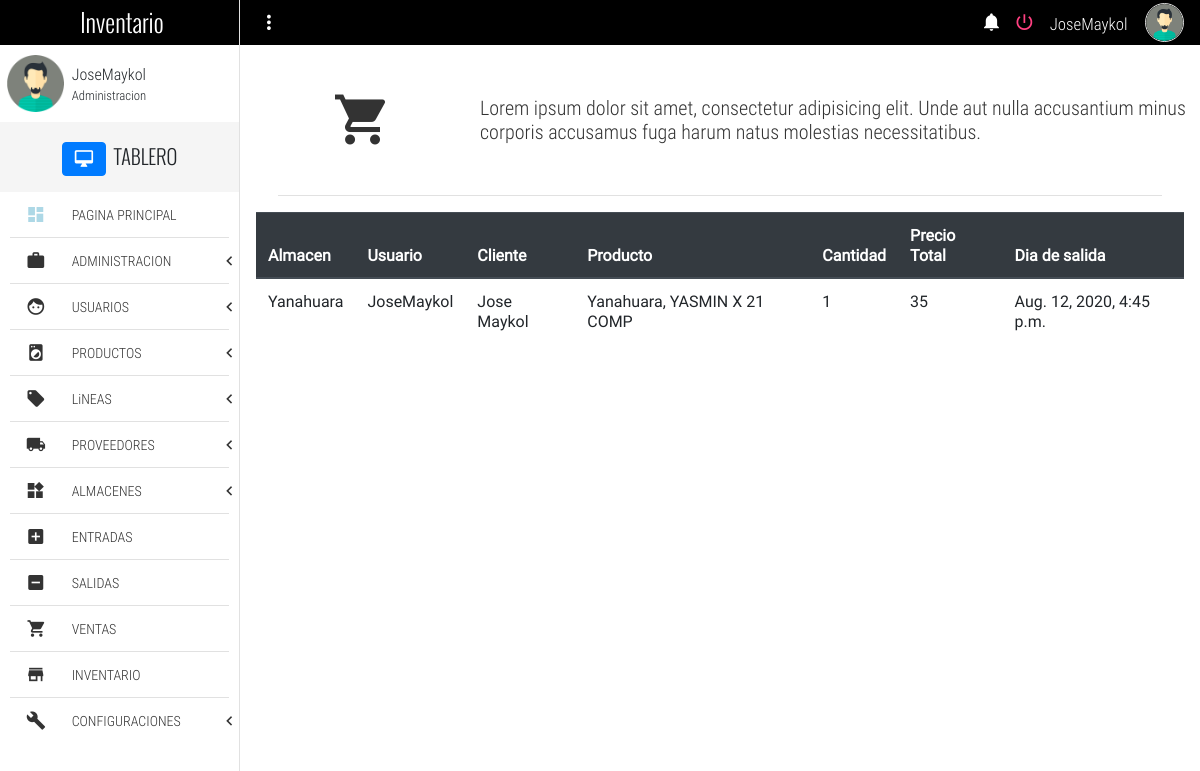
Page /sales (signed in) on the committed database.
### Inventario/models.py (models this page shows, shortened)
class Sale(models.Model):
    user_name =  models.ForeignKey(User,on_delete= models.SET_DEFAULT, verbose_name= "Usuario", default= None)
    client = models.ForeignKey(Client, on_delete = models.SET_DEFAULT, default= None, verbose_name= "Cliente", null= True)
    product = models.ForeignKey(Inventory, on_delete= models.SET_DEFAULT, verbose_name= "Producto", default= None)
    store = models.ForeignKey(Store, on_delete = models.SET_DEFAULT, verbose_name= "Almacen", default= None)
    cant =  models.PositiveIntegerField(null= True, verbose_name= "Cantidad")
    created_at = models.DateTimeField(auto_now_add=True, null= True,verbose_name= "Fecha de venta")
    total_price = models.PositiveIntegerField(null = True, verbose_name= "Precio total", blank = True)
    class Meta:
        verbose_name = "Salida"
        verbose_name_plural =  "Salidas"

class Store(models.Model):
    store_name = models.CharField(null= True, max_length= 50, verbose_name= "Nombre de almacen")
    location = models.CharField(null= True, max_length= 100, verbose_name= "Ubicacion")
    def __str__(self):
        return self.store_name
    class Meta:
        verbose_name = "Almacen"
        verbose_name_plural = "Almacenes"

class Client(models.Model):
    customer_name =  models.CharField(max_length= 60, null= True, verbose_name= "Nombre del cliente")
    phone = models.CharField(max_length=20, null= True, verbose_name= "Numero de telefono")
    email = models.EmailField(null= True, verbose_name= "Correo electronico")
    razon_social = models.CharField(max_length=200,null=True, verbose_name="Razon social")
    RUC =models.CharField(null=True, max_length=11,verbose_name="RUC")
    def __str__(self):
        return self.customer_name
    class Meta:
        verbose_name = "Cliente"
        verbose_name_plural = "Clientes"

class Inventory(models.Model):
    store = models.CharField(max_length = 50, null= True, verbose_name= "Almacen")
    product = models.ForeignKey(Entry, on_delete= models.SET_DEFAULT, default= None, null= True)
    cant = models.PositiveIntegerField(null= True, verbose_name= "Cantidad")
    name_product =  models.CharField(max_length= 100, null= True, verbose_name= "Producto")
    presentation = models.CharField(max_length= 110, null = True, verbose_name= "Presentación")
    price_product = models.PositiveIntegerField(null= True, verbose_name = "Precio del producto")
    providers = models.CharField(null = True, verbose_name= "Proveedor", max_length= 100)
    line = models.CharField(max_length= 100,null = True, verbose_name= "Linea del producto")
    entry_date = models.DateTimeField(auto_now_add=True, null= True,verbose_name= "Fecha de entrada")
    def __str__(self):
        return f'{self.store}, {self.name_product}'

### Inventario/views.py (the view)
# urls.py: path('sales', views.sales, name = 'sales'),
def sales(request):
    sales = Sale.objects.all()
    return render(request,'sales.html',{'sales':sales})

### Templates/sales.html (shortened to what this page needs)
{% extends 'base.html' %}
{% block content %}
	<section class="full-width pageContent">
		<section class="full-width header-well">
			<div class="full-width header-well-icon">
				<i class="zmdi zmdi-shopping-cart"></i>
			</div>
			<div class="full-width header-well-text">
				<p class="text-condensedLight">
					Lorem ipsum dolor sit amet, consectetur adipisicing elit. Unde aut nulla accusantium minus corporis accusamus fuga harum natus molestias necessitatibus.
				</p>
			</div>
		</section>
		<div class="full-width divider-menu-h"></div>
		<div class="mdl-grid">
			<div class="mdl-cell mdl-cell--4-col-phone mdl-cell--8-col-tablet mdl-cell--12-col-desktop">
				<table class="table">
					<thead class="thead-dark">
					  <tr>
						<th scope="col">Almacen</th>
						<th scope="col">Usuario</th>
						<th scope="col">Cliente</th>
						<th scope="col">Producto</th>
						<th scope="col">Cantidad</th>
						<th scope="col">Precio Total</th>
						<th scope="col">Dia de salida</th>
					  </tr>
					</thead>
					<tbody>
					{% for s in sales%}
					  <tr>
						<td>{{s.store}}</td>
						<td>{{s.user_name}}</td>
						<td>{{s.client}}</td>
						<td>{{s.product}}</td>
						<td>{{s.cant}}</td>
						<td>{{s.total_price}}</td>
						<td>{{s.created_at}}</td>
					  </tr>
					{% endfor %}
					</tbody>
				</table>
			</div>
		</div>
	</section>
{% endblock %}

### Templates/base.html (shortened to what this page needs)
{% load static %}
{% if user.is_authenticated %}
<!DOCTYPE html>
<html lang="es">
<head>
	<link rel="stylesheet" href="https://maxcdn.bootstrapcdn.com/bootstrap/4.5.2/css/bootstrap.min.css">
	<link rel="stylesheet" href="{% static 'css/normalize.css' %}">
	<link rel="stylesheet" href="{% static 'css/sweetalert2.css' %}">
	<link rel="stylesheet" href="{% static 'css/material.min.css'%}">
	<link rel="stylesheet" href="{% static 'css/material-design-iconic-font.min.css' %}">
	<link rel="stylesheet" href="{% static 'css/jquery.mCustomScrollbar.css' %}">
	<link rel="stylesheet" href="{% static 'css/main.css' %}">
</head>
<body>
	<div class="full-width navBar">
		<div class="full-width navBar-options">
			<i class="zmdi zmdi-more-vert btn-menu" id="btn-menu"></i>
			<nav class="navBar-options-list">
				<ul class="list-unstyle ">
					<li class="btn-Notification" id="notifications">
						<i class="zmdi zmdi-notifications"></i>
					</li>
					<li id="logout">
						<a href="logout">
							<i class="zmdi zmdi-power"></i>
						</a>
					</li>
					<li class="text-condensedLight noLink" ><small>{{user.username}}</small></li>
					<li class="noLink">
						<figure>
							<img src="{% static 'assets/img/avatar-male.png' %}" alt="Avatar" class="img-responsive">
						</figure>
					</li>
				</ul>
			</nav>
		</div>
	</div>
	<section class="full-width navLateral">
		<div class="full-width navLateral-bg btn-menu"></div>
		<div class="full-width navLateral-body">
			<div class="full-width navLateral-body-logo text-center tittles">
				 Inventario
			</div>
			<figure class="full-width" style="height: 77px;">
				<div class="navLateral-body-cl">
					<img src="{% static 'assets/img/avatar-male.png' %}" alt="Avatar" class="img-responsive">
				</div>
				<figcaption class="navLateral-body-cr hide-on-tablet">
					<span>
						{{user.username}}<br>
						<small>Administracion</small>
					</span>
				</figcaption>
			</figure>
			<div class="full-width tittles navLateral-body-tittle-menu">
				<i class="zmdi zmdi-desktop-mac btn btn-primary"></i><span class="hide-on-tablet">&nbsp; TABLERO</span>
			</div>
			<nav class="full-width">
				<ul class="full-width list-unstyle menu-principal ">
					<li class="full-width">
						<a href="home" class="full-width">
							<div class="navLateral-body-cl">
								<i class="zmdi zmdi-view-dashboard" style="color:lightblue"></i>
							</div>
							<div class="navLateral-body-cr hide-on-tablet">
								PAGINA PRINCIPAL
							</div>
						</a>
					</li>
					<li class="full-width divider-menu-h"></li>
					<li class="full-width">
						<a href="#" class="full-width btn-subMenu">
							<div class="navLateral-body-cl">
								<i class="zmdi zmdi-case"></i>
							</div>
							<div class="navLateral-body-cr hide-on-tablet">
								ADMINISTRACION
							</div>
							<span class="zmdi zmdi-chevron-left"></span>
						</a>
					</li>
					<li class="full-width divider-menu-h"></li>
					<li class="full-width">
						<a href="#" class="full-width btn-subMenu">
							<div class="navLateral-body-cl">
								<i class="zmdi zmdi-face"></i>
							</div>
							<div class="navLateral-body-cr hide-on-tablet">
								USUARIOS
							</div>
							<span class="zmdi zmdi-chevron-left"></span>
						</a>
					</li>
					<li class="full-width divider-menu-h"></li>
					<li class="full-width">
						<a href="#" class="full-width btn-subMenu ">
							<div class="navLateral-body-cl">
								<i class="zmdi zmdi-washing-machine"></i>
							</div>
							<div class="navLateral-body-cr hide-on-tablet">
								PRODUCTOS
							</div>
							<span class="zmdi zmdi-chevron-left"></span>
						</a>
					</li>
										<li class="full-width divider-menu-h"></li>
					<li class="full-width">
						<a href="#" class="full-width btn-subMenu ">
							<div class="navLateral-body-cl">
								<i class="zmdi zmdi-label"></i>
							</div>
							<div class="navLateral-body-cr hide-on-tablet">
								LiNEAS
							</div>
							<span class="zmdi zmdi-chevron-left"></span>
						</a>
					</li>
					<li class="full-width divider-menu-h"></li>
					<li class="full-width">
						<a href="#" class="full-width btn-subMenu" >
							<div class="navLateral-body-cl">
								<i class="zmdi zmdi-truck"></i>
							</div>
							<div class="navLateral-body-cr hide-on-tablet">
								PROVEEDORES
							</div>
							<span class="zmdi zmdi-chevron-left"></span>
						</a>
					</li>
					<li class="full-width divider-menu-h"></li>
					<li class="full-width">
						<a href="#" class="full-width btn-subMenu" >
							<div class="navLateral-body-cl">
								<i class="zmdi zmdi-widgets"></i>
							</div>
							<div class="navLateral-body-cr hide-on-tablet">
								ALMACENES
							</div>
							<span class="zmdi zmdi-chevron-left"></span>
						</a>
					</li>
					<li class="full-width divider-menu-h"></li>
					<li class="full-width">
						<a href="addEntry" class="full-width">
							<div class="navLateral-body-cl">
								<i class="zmdi zmdi-plus-square"></i>
							</div>
							<div class="navLateral-body-cr hide-on-tablet">
								ENTRADAS
							</div>
						</a>
					</li>
					<li class="full-width divider-menu-h"></li>
					<li class="full-width">
						<a href="addSale" class="full-width">
							<div class="navLateral-body-cl">
								<i class="zmdi zmdi-minus-square"></i>
							</div>
							<div class="navLateral-body-cr hide-on-tablet">
								SALIDAS
							</div>
						</a>
					</li>
					<li class="full-width divider-menu-h"></li>
					<li class="full-width">
						<a href="sales" class="full-width">
							<div class="navLateral-body-cl">
								<i class="zmdi zmdi-shopping-cart"></i>
							</div>
							<div class="navLateral-body-cr hide-on-tablet">
								VENTAS
							</div>
						</a>
					</li>
					<li class="full-width divider-menu-h"></li>
					<li class="full-width">
						<a href="inventory" class="full-width">
							<div class="navLateral-body-cl">
								<i class="zmdi zmdi-store"></i>
							</div>
							<div class="navLateral-body-cr hide-on-tablet">
								INVENTARIO
							</div>
						</a>
					</li>
					<li class="full-width divider-menu-h"></li>
					<li class="full-width">
						<a href="#!" class="full-width btn-subMenu">
							<div class="navLateral-body-cl">
								<i class="zmdi zmdi-wrench"></i>
							</div>
							<div class="navLateral-body-cr hide-on-tablet">
								CONFIGURACIONES
							</div>
							<span class="zmdi zmdi-chevron-left"></span>
						</a>
					</li>
				</ul>
			</nav>
		</div>
	</section>
	{% block content %}
	{% endblock %}
</body>
</html>
{% endif %}

### Static/css/main.css (style rules this page uses)
html, body { width: 100%; height: 100%; margin: 0; padding: 0; font-size: 16px; font-family: "RobotoRegular"; position: relative; background-color: #fff; }
.text-condensedLight { font-family: "RobotoCondensedLight"; }
.text-center { text-align: center; }
.tittles { font-family: "OswaldLight"; }
.full-width { margin: 0; padding: 0; width: 100%; box-sizing: border-box; }
.list-unstyle { margin: 0; padding: 0; list-style: none; box-sizing: border-box; }
.img-responsive { width: 100%; height: auto; }
.divider-menu-h { height: 0 !important; border-top: 1px solid #E1E1E1; width: 92% !important; margin: 0 auto !important; }
.header-well, .header-well-icon, .header-well-text { min-height: 150px; height: auto; }
.header-well { position: relative; }
.header-well-icon, .header-well-text { position: absolute; top: 0; color: #333; }
.header-well-icon { left: 0; width: 25%; }
.header-well-icon i, .header-well-text p { position: absolute; top: 50%; display: block; width: 100%; transform: translateY(-50%); }
.header-well-icon i { text-align: center; font-size: 60px; }
.header-well-text { right: 0; width: 75%; }
.header-well-text p { font-size: 20px; margin: 0; padding: 0; }
.navBar { background-color: #000000; height: 45px; position: absolute; top: 0; left: 0; z-index: 79; color: #fff; }
.navBar-options { line-height: 45px; height: 45px; position: absolute; width: 80%; top: 0; right: 0; padding: 0; transition: all .3s ease-in-out; }
.navBar-options .zmdi-more-vert, .navBar-options-list { line-height: 45px; position: absolute; top: 0; height: 45px; margin: 0; padding: 0; }
.navBar-options .zmdi-more-vert { width: 40px; left: 0; font-size: 23px; cursor: pointer; user-select: none; text-align: center; outline: none; margin-left: 9px; }
.navBar-options-list { right: 9px; }
.navBar-options-list .noLink { cursor: inherit !important; }
.navBar-options-list ul { height: 45px; }
.navBar-options-list ul li { height: 45px; line-height: 45px; cursor: pointer; display: inline-block; padding: 0 7px; font-size: 21px; -moz-user-select: none; -webkit-user-select: none; -ms-user-select: none; }
.navBar-options-list ul li { outline: none; }
.navBar-options-list ul li figure, .navBar-options-list ul li figure img { margin: 0; padding: 0; padding-top: 0; margin-top: 0; box-sizing: border-box; }
.navBar-options-list ul li figure { height: 45px; }
.navBar-options-list ul li figure img { border: 1px solid #E1E1E1; border-radius: 50%; width: 39px; height: 39px; margin-bottom: 3px; }
.navLateral, .pageContent, .navLateral-body, .navLateral-bg { position: absolute; top: 0; height: 100%; }
.navLateral { left: 0; width: 20%; z-index: 80; border-right: 1px solid #E1E1E1; transition: all .3s ease-in-out; }
.navLateral-body { background-color: #fff; z-index: 82; left: 0; padding-bottom: 30px; }
.navLateral-body-logo { height: 45px; line-height: 45px; color: #fff; width: 100%; font-size: 25px; background-color: #000000; }
.navLateral-body-cl, .navLateral-body-cr { box-sizing: border-box; height: 77px; float: left; margin: 0; padding: 0; position: relative; }
.navLateral-body-cl { width: 30%; }
.navLateral-body-cl img { width: 57px; height: 57px; margin: 0 auto; display: block; margin-top: 10px; }
.navLateral-body-cr { width: 70%; font-family: "RobotoCondensedLight"; }
.navLateral-body-cr span { position: absolute; top: 50%; left: 50%; transform: translate(-50%, -50%); display: block; width: 100%; }
.navLateral-body-tittle-menu { height: 70px; line-height: 70px; font-size:20px; background-color: #F5F5F5; text-align: center; }
.menu-principal li, .menu-principal li a { display: block; }
.menu-principal li a { height: 45px; color: #333; position: relative; transition: all .3s ease-in-out; }
.menu-principal li a div.navLateral-body-cl, .menu-principal li a div.navLateral-body-cr { height: 45px; line-height: 45px; }
.menu-principal li a div.navLateral-body-cl { text-align: center; font-size: 20px; }
.btn-subMenu span { position: absolute; top: 0; right: 7px; line-height: 45px; height: 45px; font-size: 19px; }
.pageContent { padding-top: 45px; right: 0; width: 80%; z-index: 77; background-color: #fff; transition: all .3s ease-in-out; }

### rows in the picture
Sale: store "Yanahuara", user_name "JoseMaykol", client "Jose Maykol", product "Yanahuara, YASMIN X 21 COMP", cant "1", total_price "35", created_at "Aug. 12, 2020, 4:45 p.m."

### other values in the picture
{{ user.username }} "JoseMaykol"
